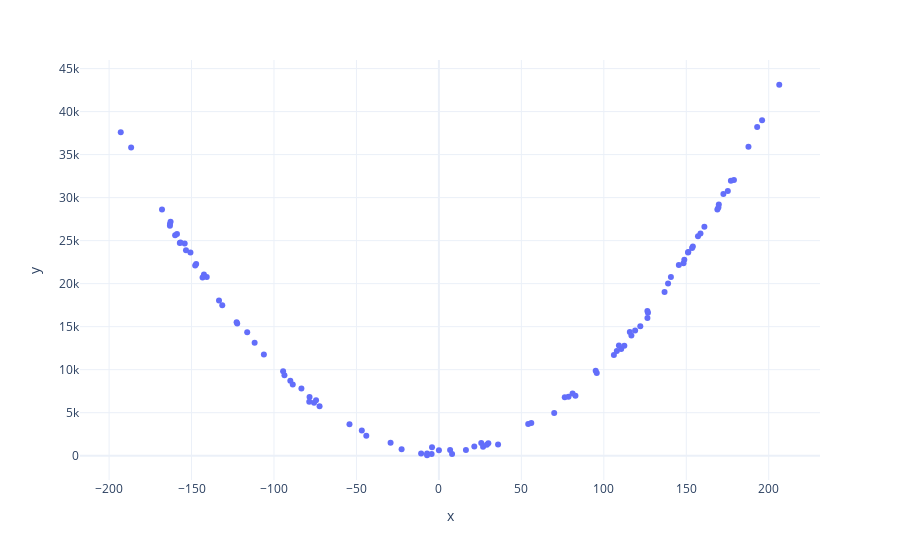
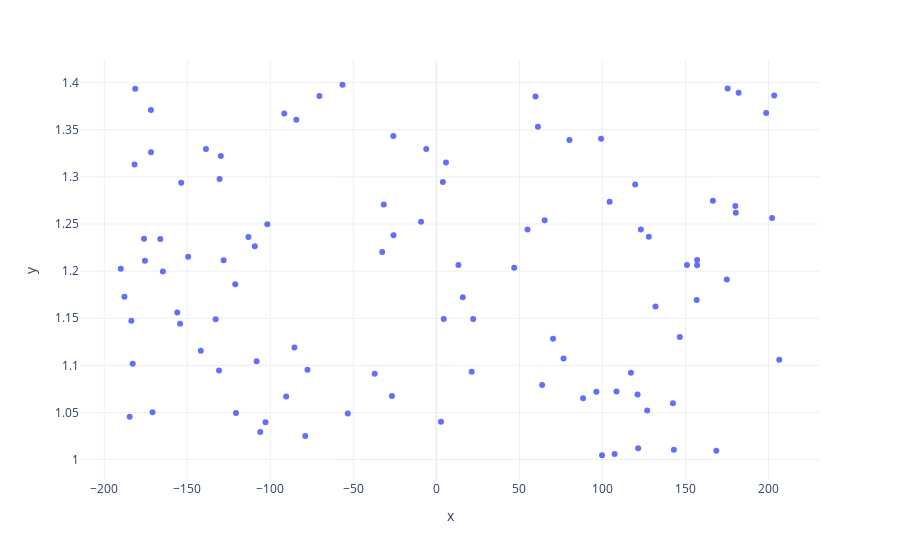
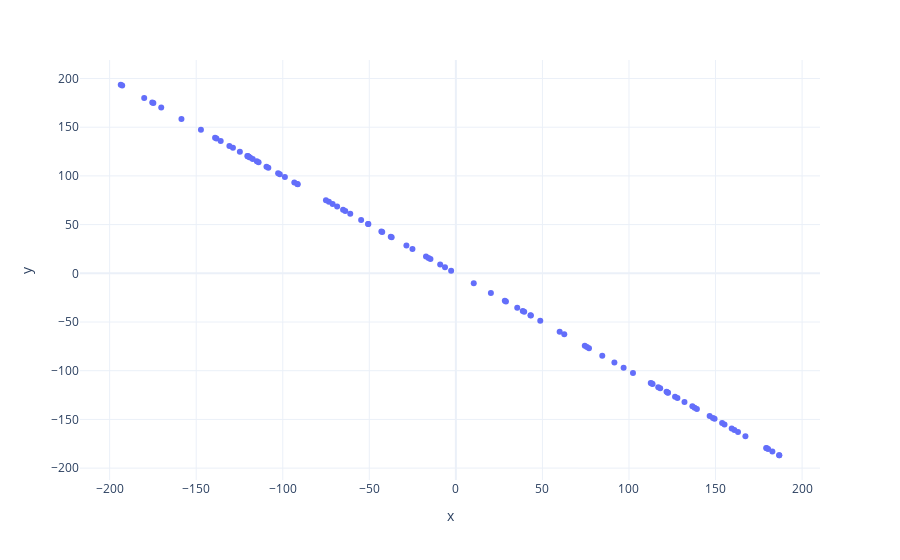
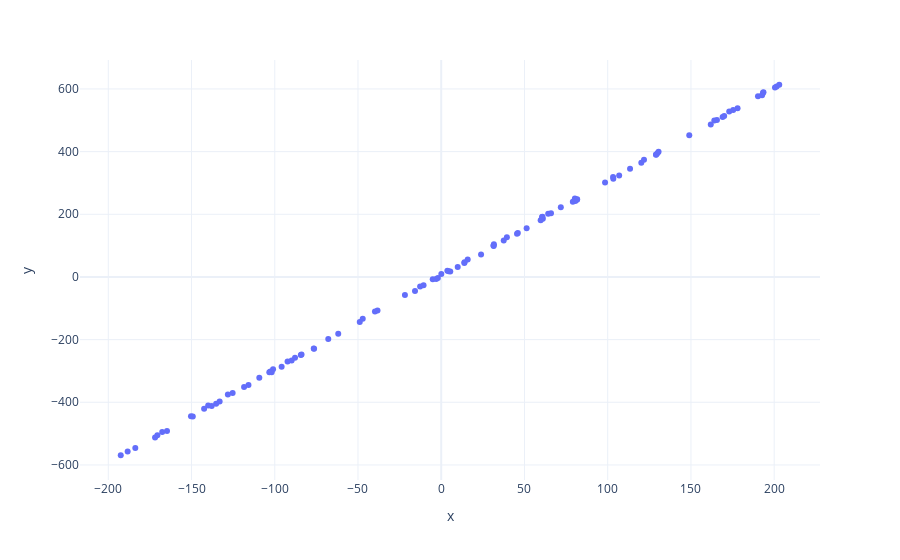

Here is the notebook cell these charts were saved with, in order:
### Markdown cell above
# Example 3: Correlation

Write functions that will simulate two random variables that:

- have correlation close to 0 but one is a function of another
- have correlation close to -1
- have correlation close to 1

### Code cell
def plot_data(x, y):

    fig = px.scatter(x=x, y=y)
    fig.update_layout(template='plotly_white')
    fig.show()

# TODO: code here

def simulate_vars_1_quadratic():
    sample_size = 100
    
    x = np.random.uniform(-200, 200, sample_size) + np.random.uniform(0,10,sample_size)
    y = x**2 + np.random.uniform(0,1000,sample_size)

    plot_data(x, y)

    print(f"Correlation for case 1 with quadratic function: {compute_correlation(x, y)}")

simulate_vars_1_quadratic()

def simulate_vars_1_linear():
    sample_size = 100
    
    x = np.random.uniform(-200, 200, sample_size) + np.random.uniform(0,10,sample_size)
    y = np.ones(sample_size) + np.random.uniform(0,0.4,sample_size)

    plot_data(x, y)

    print(f"Correlation for case 1 with linear function: {compute_correlation(x, y)}")

simulate_vars_1_linear()

def simulate_vars_2():
    sample_size = 100

    x = np.random.uniform(-200, 200, sample_size) + np.random.uniform(0, 10, sample_size)
    y = -x 

    plot_data(x, y)

    print(f"Correlation for case 2: {compute_correlation(x, y)}")

simulate_vars_2()

def simulate_vars_3():
    sample_size = 100

    x = np.random.uniform(-200, 200, sample_size) + np.random.uniform(0, 10, sample_size)
    y = 3*x + np.random.uniform(0, 10, sample_size)

    plot_data(x, y)

    print(f"Correlation for case 3: {compute_correlation(x, y)}")

simulate_vars_3()

# TODO: end
